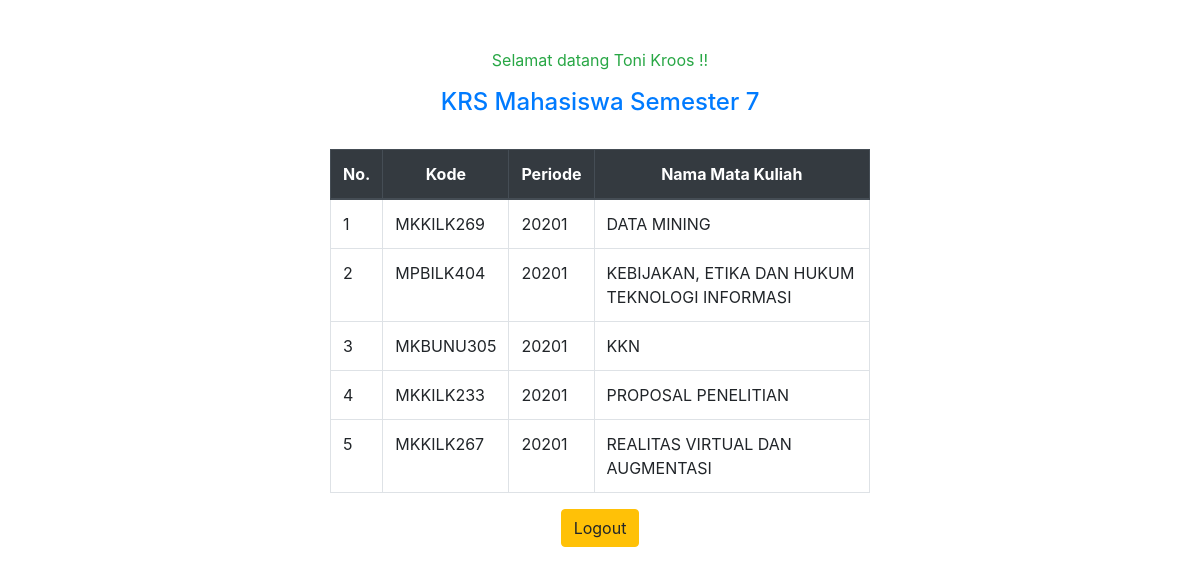
Page /user.php (signed in) on the committed database.
### tables this page shows
CREATE TABLE `matkuls` (
  `id_matkul` int(11) NOT NULL,
  `kode` varchar(255) NOT NULL,
  `periode` int(11) NOT NULL,
  `nama_matkul` varchar(255) NOT NULL
);

### user.php (the view, shortened to what this page needs)
<?php
    include 'koneksi.php';
    $datas = mysqli_query($koneksi,"SELECT * FROM matkuls");
    $nama=$_SESSION["nama"];
?>
<!DOCTYPE html>
<html lang="en">
<head>
    <title>Document</title><link rel="stylesheet" href="https://stackpath.bootstrapcdn.com/bootstrap/4.5.2/css/bootstrap.min.css">
</head>
<body>
	<div class="container">
		<div class="row justify-content-center">
			<div class="col-md-6">
                <p class="mt-5 text-center text-success">Selamat datang <?php echo $nama; ?> !!</p>
                <h4 class="text-center text-primary">KRS Mahasiswa Semester 7</h4></<p><br>
                <table class="table table-bordered">
                    <thead class="thead-dark text-center">
                        <th>No.</th>
                        <th>Kode</th>
                        <th>Periode</th>
                        <th>Nama Mata Kuliah</th>
                    </thead>
                    <tbody>
                        <?php $no = 1; ?>
                        <?php foreach($datas as $data): ?>
                            <tr>
                                <td><?= $no ?></td>
                                <td><?= $data['kode'] ?></td>
                                <td><?= $data['periode'] ?></td>
                                <td><?= $data['nama_matkul'] ?></td>
                            </tr>
                        <?php $no++ ?>
                        <?php endforeach?>
                    </tbody>
                </table>
                <center><a href="logout.php" class="btn btn-warning" role="button">Logout</a></center>
            </div>
		</div>
	</div>
</body>
</html>

### rows in the picture
matkuls: kode "MKKILK269", periode "20201", nama_matkul "DATA MINING"
matkuls: kode "MPBILK404", periode "20201", nama_matkul "KEBIJAKAN, ETIKA DAN HUKUM TEKNOLOGI INFORMASI"
matkuls: kode "MKBUNU305", periode "20201", nama_matkul "KKN"
matkuls: kode "MKKILK233", periode "20201", nama_matkul "PROPOSAL PENELITIAN"
matkuls: kode "MKKILK267", periode "20201", nama_matkul "REALITAS VIRTUAL DAN AUGMENTASI"

### other values in the picture
$nama "Toni Kroos"
